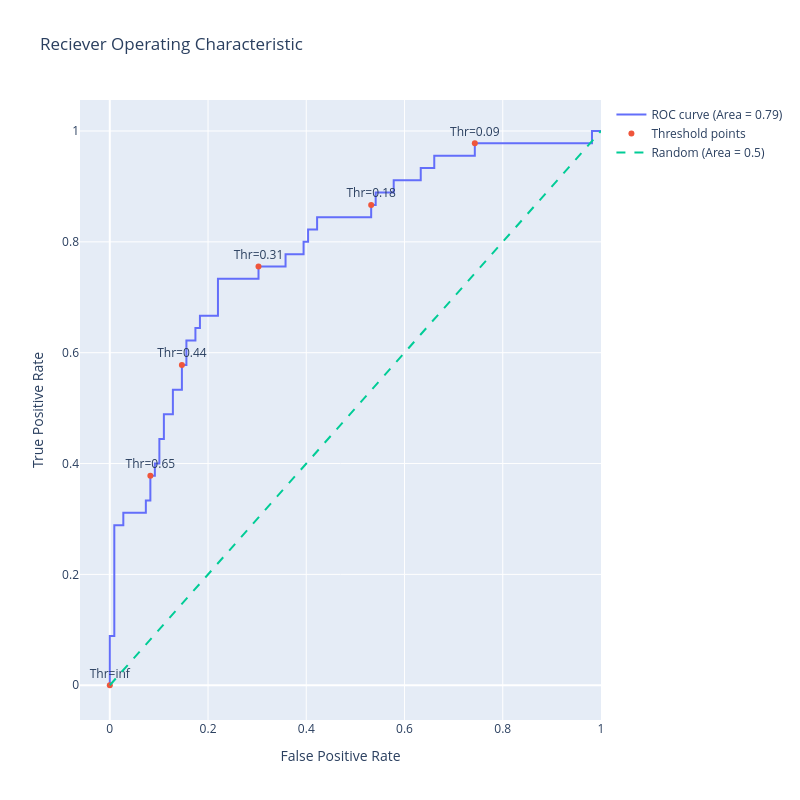

Here is the notebook cell this chart was saved with:
### Code cell
from sklearn.metrics import roc_auc_score

fpr, tpr, thresholds = roc_curve(y_test, y_scores)

roc_auc = roc_auc_score(y_test, y_scores)

trace0 = go.Scatter(
    x=fpr,
    y=tpr,
    mode='lines',
    name=f'ROC curve (Area = {roc_auc:.2f})'
)

n = 10
indices = np.arange(len(thresholds)) % n == 0

trace1 = go.Scatter(
    x=fpr[indices],
    y=tpr[indices],
    mode='markers+text',
    name='Threshold points',
    text=[f"Thr={thr:.2f}" for thr in thresholds[indices]],
    textposition='top center'
)

trace2 = go.Scatter(
    x=[0, 1],
    y=[0, 1],
    mode='lines',
    name='Random (Area = 0.5)',
    line=dict(dash='dash')
)

data = [trace0, trace1, trace2]

layout = go.Layout(
    title='Reciever Operating Characteristic',
    xaxis=dict(title='False Positive Rate'),
    yaxis=dict(title='True Positive Rate'),
    autosize=False,
    width=800,
    height=800,
    showlegend=True
)

fig = go.Figure(data=data, layout=layout)

fig.show()

### Figure 1 — Plotly figure (JSON) as saved in the notebook; plotly's stock layout.template omitted (floating-point values rounded to 4 significant figures)
{"data": [{"mode": "lines", "name": "ROC curve (Area = 0.79)", "type": "scatter", "x": [0.0, 0.0, 0.0, 0.009174, 0.009174, 0.02752, 0.02752, 0.07339, 0.07339, 0.08257, 0.08257, 0.09174, 0.09174, 0.1009, 0.1009, 0.1101, 0.1101, 0.1284, 0.1284, 0.1468, 0.1468, 0.156, 0.156, 0.1743, 0.1743, 0.1835, 0.1835, 0.2202, 0.2202, 0.3028, 0.3028, 0.3578, 0.3578, 0.3945, 0.3945, 0.4037, 0.4037, 0.422, 0.422, 0.5321, 0.5321, 0.5413, 0.5413, 0.578, 0.578, 0.633, 0.633, 0.6606, 0.6606, 0.7431, 0.7431, 0.9817, 0.9817, 1.0], "y": [0.0, 0.02222, 0.08889, 0.08889, 0.2889, 0.2889, 0.3111, 0.3111, 0.3333, 0.3333, 0.3778, 0.3778, 0.4, 0.4, 0.4444, 0.4444, 0.4889, 0.4889, 0.5333, 0.5333, 0.5778, 0.5778, 0.6222, 0.6222, 0.6444, 0.6444, 0.6667, 0.6667, 0.7333, 0.7333, 0.7556, 0.7556, 0.7778, 0.7778, 0.8, 0.8, 0.8222, 0.8222, 0.8444, 0.8444, 0.8667, 0.8667, 0.8889, 0.8889, 0.9111, 0.9111, 0.9333, 0.9333, 0.9556, 0.9556, 0.9778, 0.9778, 1.0, 1.0]}, {"mode": "markers+text", "name": "Threshold points", "text": ["Thr=inf", "Thr=0.65", "Thr=0.44", "Thr=0.31", "Thr=0.18", "Thr=0.09"], "textposition": "top center", "type": "scatter", "x": [0.0, 0.08257, 0.1468, 0.3028, 0.5321, 0.7431], "y": [0.0, 0.3778, 0.5778, 0.7556, 0.8667, 0.9778]}, {"line": {"dash": "dash"}, "mode": "lines", "name": "Random (Area = 0.5)", "type": "scatter", "x": [0, 1], "y": [0, 1]}], "layout": {"autosize": false, "height": 800, "showlegend": true, "title": {"text": "Reciever Operating Characteristic"}, "width": 800, "xaxis": {"title": {"text": "False Positive Rate"}}, "yaxis": {"title": {"text": "True Positive Rate"}}}}
